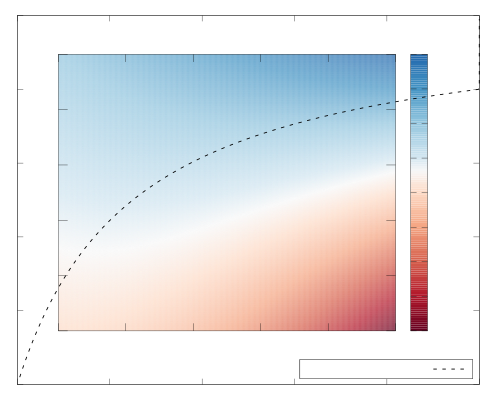

This figure's gnuplot source:
# HLCC Expected Return Heatmap with Optimal Confidence Curve
# E[S(c,p)] = p(1+c) + (1-p)(-2c^2)
# Optimal: c* = p / (4(1-p)), capped at [0,1]

set terminal cairolatex pdf color colortext size 5in,4in
set output 'hlcc_optimal_confidence.tex'

set xrange [0:1]
set yrange [0:1]

set isosamples 200,200
set samples 200,200

# Expected score function
E(c,p) = p * (1.0 + c) + (1.0 - p) * (-2.0 * c**2)

# Optimal confidence (capped at 1.0)
cstar(p) = (p >= 0.8) ? 1.0 : p / (4.0 * (1.0 - p))

set palette defined ( \
    -2.0 '#67001f', \
    -1.5 '#b2182b', \
    -1.0 '#d6604d', \
    -0.5 '#f4a582', \
     0.0 '#fddbc7', \
     0.3 '#f7f7f7', \
     0.5 '#d1e5f0', \
     1.0 '#92c5de', \
     1.5 '#4393c3', \
     2.0 '#2166ac' )

set cbrange [-2:2]

# ---- Multiplot: heatmap layer + overlay layer ----
set multiplot

# Layer 1: pm3d heatmap
set pm3d map interpolate 2,2
set xlabel '$c$ (Stated Confidence)'
set ylabel '$p$ (True Accuracy)'
set cblabel '$\mathbb{E}[S]$'

splot E(x,y) with pm3d notitle

# Layer 2: optimal confidence curve overlaid
unset pm3d
unset surface
unset xlabel
unset ylabel
unset cblabel
unset cbtics
unset colorbox
set xrange [0:1]
set yrange [0:1]
set format x ''
set format y ''

set key bottom right box opaque spacing 1.3

set samples 500
set parametric
set trange [0.02:0.99]

# Optimal confidence curve
plot cstar(t), t lc rgb '#000000' lw 2.5 dt 2 title '$c^{*}\!=\!\frac{p}{4(1\!-\!p)}$'

unset multiplot
